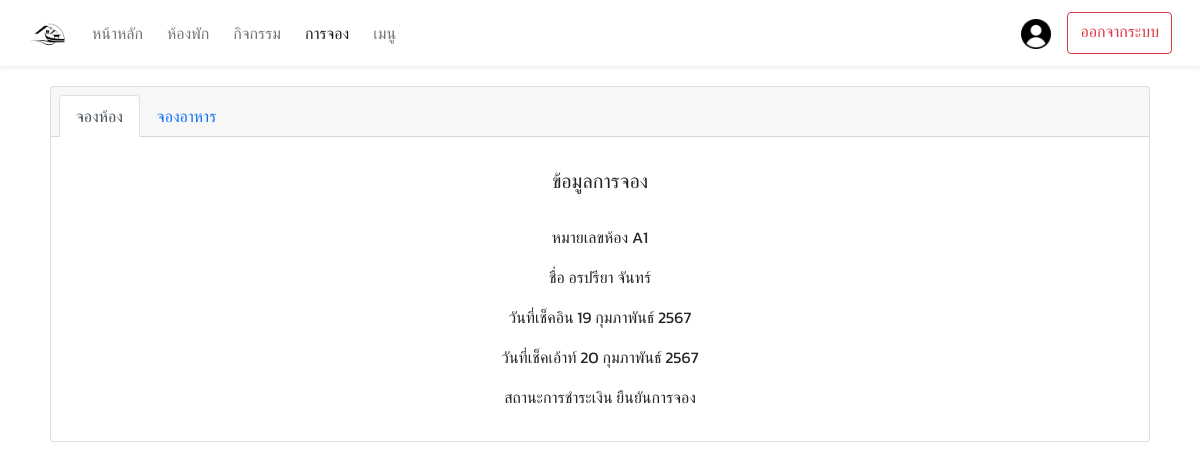
The page /customer/booking/cusbooking.php (signed in) on the database its author committed.
### tables this page shows
CREATE TABLE `detailbooking` (
  `db_id` int(11) NOT NULL,
  `check_in` date NOT NULL,
  `check_out` date NOT NULL,
  `cus_name` varchar(30) NOT NULL,
  `cus_tel` varchar(10) NOT NULL,
  `rm_id` varchar(10) NOT NULL,
  `amount` int(11) NOT NULL,
  `status` varchar(30) NOT NULL,
  `add_bed` int(11) NOT NULL,
  `date_pay` date NOT NULL,
  `receipt` longblob NOT NULL
);

### customer/booking/cusbooking.php (the view, shortened to what this page needs)
<!DOCTYPE html>
<html lang="en">
<?php
    require 'server.php';
    ?>
<head>
    <link href="https://cdn.jsdelivr.net/npm/bootstrap@5.0.2/dist/css/bootstrap.min.css"
    rel="stylesheet">
</head>
<body>
<nav class="navbar navbar-expand-lg navbar-light bg-light bg-white px-lg-3 py-lg-2 shadow-sm sticky-top">
    <div class="container-fluid">
        <a class="navbar-brand" href="home.php"><img src="imges/logo/logo.png" alt="logo" width="40"></a>
        <div class="collapse navbar-collapse" id="navbarSupportedContent">
        <ul class="navbar-nav me-auto mb-2 mb-lg-0">
            <li class="nav-item me-2">
                <a class="nav-link" href="home.php">หน้าหลัก</a>
            </li>
            <li class="nav-item me-2">
                <a class="nav-link" href="roomcus.php">ห้องพัก</a>
            </li>
            <li class="nav-item me-2">
                <a class="nav-link" href="activitycus.php">กิจกรรม</a>
            </li>
            <li class="nav-item me-2">
                <a class="nav-link active" href="cusbooking.php">การจอง</a>
            </li>
            <li class="nav-item me-2">
                <a class="nav-link" href="menu.php">เมนู</a>
            </li>
        </ul>
        <div class="d-flex">
            <a class="navbar-brand" href="showdetail.php"><img src="imges/logo/user.png" alt="logo" width="30"></a>
            <a href="logout.php" class="btn btn-outline-danger shadow-none">ออกจากระบบ</a>
        </div>
    </div>
    </nav>
    <div class="container" style="padding: 20px;">
    <div class="card text-center">
        <div class="card-header">
            <ul class="nav nav-tabs card-header-tabs">
                <li class="nav-item">
                    <a class="nav-link active" aria-current="true" href="cusbooking.php">จองห้อง</a>
                </li>
                <li class="nav-item">
                    <a class="nav-link" href="cusbookingmenu.php">จองอาหาร</a>
                </li>
            </ul>
        </div>
        <div class="card-body">
            <?php
            if(isset($_SESSION['cus_user'])) {
                $cus_name = $_SESSION['cus_name'];
                $sql = "SELECT * FROM detailbooking WHERE cus_name = '$cus_name'";
                $result = $conn->query($sql);
                function thaiDate($date) {
                    $thaiMonths = array(
                        "01" => "มกราคม",
                        "02" => "กุมภาพันธ์",
                        "03" => "มีนาคม",
                        "04" => "เมษายน",
                        "05" => "พฤษภาคม",
                        "06" => "มิถุนายน",
                        "07" => "กรกฎาคม",
                        "08" => "สิงหาคม",
                        "09" => "กันยายน",
                        "10" => "ตุลาคม",
                        "11" => "พฤศจิกายน",
                        "12" => "ธันวาคม"
                    );
                    $dateParts = explode("-", $date);
                    return $dateParts[2] . " " . $thaiMonths[$dateParts[1]] . " " . ($dateParts[0] + 543);
                }
                if ($result->num_rows > 0) {
                    while($row = $result->fetch_assoc()) {
                        echo "<div class='card-body'>";
                        echo "<h5 class='card-title'>ข้อมูลการจอง</h5><br>";
                        echo "<p class='card-text'>หมายเลขห้อง " . $row["rm_id"] . "</p>";
                        echo "<p class='card-text'>ชื่อ " . $row["cus_name"] . "</p>";
                        echo "<p class='card-text'>วันที่เช็คอิน " . thaiDate($row["check_in"]) . "</p>";
                        echo "<p class='card-text'>วันที่เช็คเอ้าท์ " . thaiDate($row["check_out"]) . "</p>";
                        echo "<p class='card-text'>สถานะการชําระเงิน " . $row["status"] . "</p>";
                        echo "</div>";
                    }
                } else {
                    echo "<h1>ไม่มีข้อมูลการจอง</h1>";
                }
            } else {
                echo "ไม่มีผู้ใช้เข้าสู่ระบบ";
            }
            ?>
        </div>
    </div>
</div>
</body>
</html>

### customer/booking/cusbooking.php (style rules this page uses)
body { font-family: 'Kanit', sans-serif; margin: 0; padding: 0; background-size: cover; background-position: center; }

### rows shown on the page
detailbooking: rm "A1", cus_name "อรปรียา จันทร์", check_in "19 กุมภาพันธ์ 2567", check_out "20 กุมภาพันธ์ 2567", status "ยืนยันการจอง"
